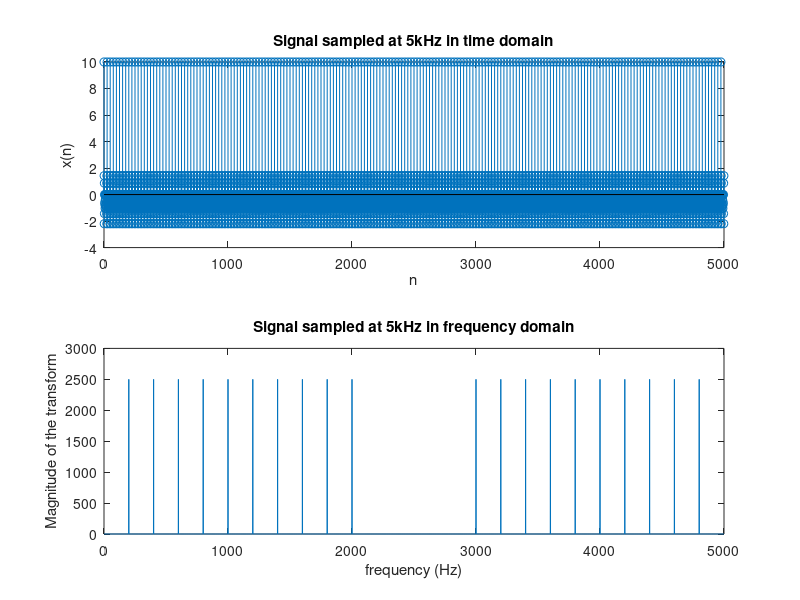

MATLAB code for this plot: (Note: this script raises an error after producing the figure.)
clear all;
close all;
clc;
f = 200; % Signal fundamental frequency of 200Hz.
fs= 5000; % Sampling frequency of 5kHz.
N = 5000; % Since duration of the signal is 1s, and fs=5kHz, we need 5000 samples.
n = 0:N-1;
T= 1/fs; % Sample period.
x = zeros(10,5000); % Matrix for the whole signal
for i = 1:10
    x(i,:) = cos(2*pi*i*f*n*T);
end
signal_superposition = sum(x, 1);
% Plot the original signal in time domain.
subplot(2,1,1);
stem(n, signal_superposition);
xlabel('n');
ylabel('x(n)');
title('Signal sampled at 5kHz in time domain');
% Plot the original signal in frequency domain.
fft_for_signal = fft(signal_superposition);
f = 0:4999;
subplot(2,1,2);
plot(f, abs(fft_for_signal));
xlabel('frequency (Hz)');
ylabel('Magnitude of the transform');
title('Signal sampled at 5kHz in frequency domain');
hold off;
% Read the audio file into workspace.
[samples_of_the_wav_file, fs_of_wav_file] = audioread('telephoneIR.wav');

% First in order to do convolution operation to original signal and filter,
% we have to make their sampling frequency identical, thus resampling the
% original signal to 22kHz, which is the sampling frequency of the samples
% in .wav file.
signal_after_resample_22kHz = resample_by_factor_p_over_q(signal_superposition, 22, 5);
% Convolve the resampled signal with the .wav samples in time domain.
signal_after_conv_with_wav_22kHz = conv(signal_after_resample_22kHz, samples_of_the_wav_file','same');
% Plot the convolved signal in frequency domain.
fft_for_convolved_signal_22kHz = fft(signal_after_conv_with_wav_22kHz);
figure
k = 0:21999;
plot(k, abs(fft_for_convolved_signal_22kHz));
xlabel('frequency (Hz)');
ylabel('Magnitude of the transform');
title('Signal after convolution sampled at 22kHz');
xlim([0 22000]);
hold off;
% Resample the convolved signal to sampling frequency of 8kHz.
final_signal_resample_to_8kHz = resample_by_factor_p_over_q(signal_after_conv_with_wav_22kHz, 8, 22);

% Compare the final result returned by my function with the result returned
% by MATLAB built-in 'resample' function, to show the success of my method.
MATLAB_signal_22kHz = resample(signal_superposition, 22, 5);
MATLAB_convolved_signal_22kHz = conv(MATLAB_signal_22kHz, samples_of_the_wav_file, 'same');
MATLAB_final_convolved_signal_8kHz = resample(MATLAB_convolved_signal_22kHz, 8, 22);

% The result returned by my function.
figure
subplot(3,1,1);
k = 0:7999;
plot(k, abs(fft(final_signal_resample_to_8kHz)));
xlabel('frequency (Hz)');
ylabel('Magnitude');
title('Fourier transform of the final result by my function');
hold on;

% The result returned by MATLAB buil-in function.
subplot(3,1,2);
plot(k, abs(fft(MATLAB_final_convolved_signal_8kHz)));
xlabel('frequency (Hz)');
ylabel('Magnitude');
title('Fourier transform of the final result by matlab built-in resample function');

% Difference between these two results in time domain.
subplot(3,1,3);
plot(k, final_signal_resample_to_8kHz - MATLAB_final_convolved_signal_8kHz);
xlabel('n');
ylabel('Difference of x[n]');
title('Difference between the result of my function and matlab built-in function');

function [output_signal] = resample_by_factor_p_over_q(input_signal, p, q)
% Output:
%       output_signal: The signal after being resampled.
% Input:
%       input_signal: Data for the input signal.
%       p: Integer, the sampling frequency that we want to resample to, in kHz.
%       q: Integer, the sampling frequency for the input signal, in kHz.
% This function will resample the signal of qkHz with duration 1 second to
% pkHz with duration 1 second.
% The anti-aliasing operation is done with a rectangular window, which
% corresponds to a sinc function in time domain, I also truncated sinc
% function based on different resampling needs.
% Author: Yuchen MU
% Last modified date: 15/10/19

% ----------------------------------------------------------------
% Up-sampling part
% Interleave the signal with zeros.
signal_interleave_with_zeros = zeros(1, q*1000*p);
index = 1;
for i = 1:q*1000*p
    if mod(i, p) == 1
        signal_interleave_with_zeros(i) = input_signal(index);
        index = index + 1;
    end
end
% Plot the signal in frequency domain after interleaving zeros.
fft_for_signal_interleave_with_zeros = fft(signal_interleave_with_zeros);
f = 0:(q*1000*p)-1;
figure
plot(f, abs(fft_for_signal_interleave_with_zeros));
xlabel('Frequency (Hz)');
ylabel('Magnitude of the transform');
title('Fourier transform of the signal after interleaving with zeros');
xlim([0 q*1000*p]);
hold off;

% ----------------------------------------------------------------
% Anti-aliasing part
% There are p copies of the original signal in the frequency domain, we
% have to filter out the frequency components higher than half of the
% original sampling frequency, i.e., ((q*1000)/2)Hz.
% Filtering operation, assuming rectangular window is used.
% Adapative length of the sinc function, based on different resampling needs.
N_for_sinc = (p*q*1000)/50;
t = -(N_for_sinc/2)*(1/(p*q*1000)):(1/(p*q*1000)):(N_for_sinc/2)*(1/(p*q*1000));
% Filter out frequency component higher than half of the original sampling
% frequency, i.e., ((q*1000)/2)Hz.
filter_sinc = sinc(q*1000*t);
% Convolve in time domain.
signal_after_filtering = conv(signal_interleave_with_zeros, filter_sinc, 'same');
% Plot the signal in frequency domain after being filtered.
figure
k = 0:(q*p*1000)-1;
fft_after_conv = fft(signal_after_filtering);
plot(k, abs(fft_after_conv));
xlabel('Frequency (Hz)');
ylabel('Magnitude');
title('Fourier transform of the signal after being filtered');
xlim([0 p*q*1000]);

% ----------------------------------------------------------------
% Down-sampling part
% Decimation operation
signal_after_downsampling = zeros(1, p*1000);
index = 1;
for i = 1:q*1000*p
    if mod(i, q) == 1
        signal_after_downsampling(index) = signal_after_filtering(i);
        index = index + 1;
    end
end
% Plot the downsampled signal in time domain.
k = 0:(1000*p)-1;
figure
subplot(2,1,1);
stem(k, signal_after_downsampling);
xlabel('n');
ylabel('x(n)');
title(['Signal sampled at ' , int2str(p), 'kHz in time domain']);
xlim([0 p*(10^3)]);
% Plot the downsampled signal in frequency domain.
fft_for_signal_after_downsampling_ = fft(signal_after_downsampling);
subplot(2,1,2);
plot(k, abs(fft_for_signal_after_downsampling_));
xlabel('Frequency (Hz)');
ylabel('Magnitude of the transform');
title(['Fourier transform of the signal sampled at ', int2str(p), 'kHz']);
xlim([0 p*(10^3)]);
% soundsc(signal_after_downsampling);
output_signal = signal_after_downsampling;
end
